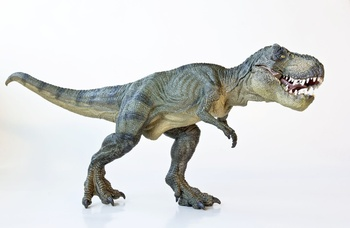
#> input picture Image Processing/trex.jpg, 350 x 228 px
$ python translation.py --image trex.jpg
#> lines starting #> are read from the running program, lines starting #| are printed output that depends on the picture
import numpy as np
import argparse
import imutils
import cv2

ap = argparse.ArgumentParser()
ap.add_argument("-i", "--image", required = True,
	help = "Path to the image")
args = vars(ap.parse_args())

image = cv2.imread(args["image"])
#> image is the input picture: shape (228, 350, 3); mean B, G, R 216.4, 216.9, 215.4
cv2.imshow("Original", image)

shifted = imutils.translate(image, 25, 50)
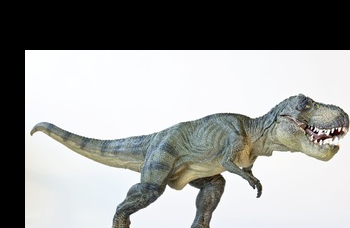
#> shifted: shape (228, 350, 3); mean B, G, R 152.9, 154.3, 153.2
cv2.imshow("Shifted Down and Right", shifted)

shifted = imutils.translate(image, -50, -90)
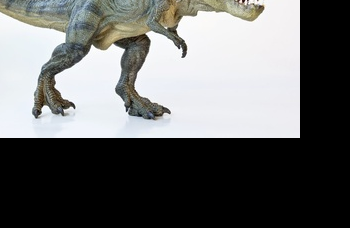
#> shifted: shape (228, 350, 3); mean B, G, R 106.4, 106.9, 105.9
cv2.imshow("Shifted Up and Left", shifted)
cv2.waitKey(0)
